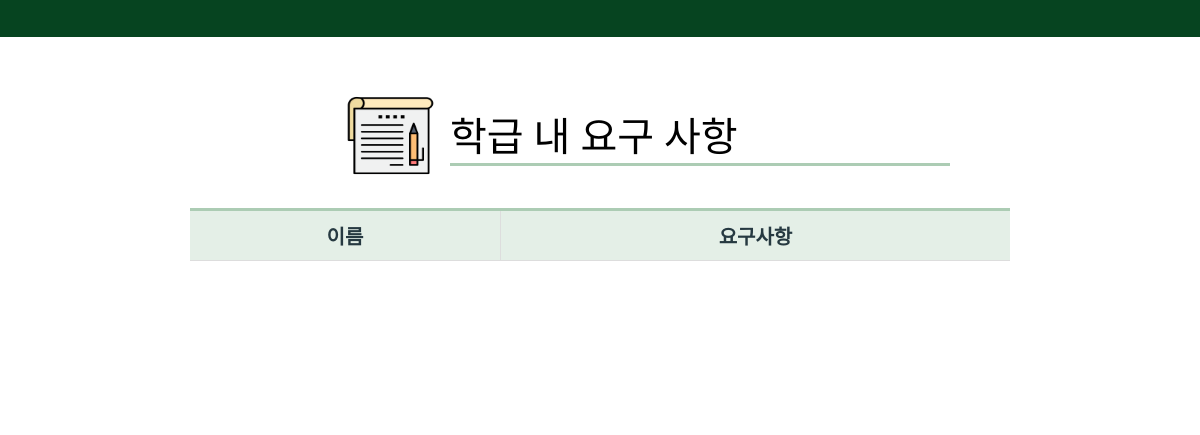
Page /requirement on the earlier database version.
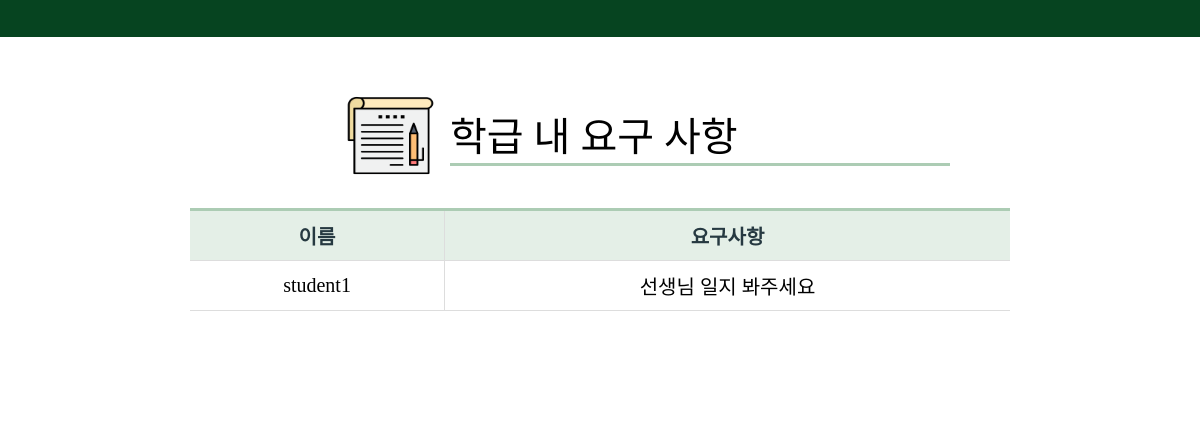
Same page on the later database version.
### administrator/models.py (models this page shows, shortened)
class Requirements(models.Model):
    student = models.ForeignKey(Student, on_delete=models.CASCADE, null=False)
    content = models.TextField(null=False)
    created_date = models.DateTimeField(auto_now_add=True)

class Student(models.Model):
    name = models.CharField(max_length=20, null=False)
    point =  models.IntegerField( null=True, blank=True)
    point_used = models.IntegerField( null=True, blank=True)

### administrator/views.py (the view)
# urls.py: path('requirement', views.RequirementView.as_view(), name='requirement'),
class RequirementView(ListView):
    template_name = 'administrator/requirement/request.html'
    model = Requirements

### administrator/templates/administrator/requirement/request.html (shortened to what this page needs)
{% extends 'administrator/observation/student.html' %}
{% load static %}
{% block title %}
    <link rel="stylesheet" href="{% static 'All.css' %}" />
{% endblock title %}
{% block subject %}
    <h1>학급 내 요구 사항</h1>
{% endblock subject %}
{% block top %}
    <img id="topImg" src="{%static 'requirement/list.png' %}"/>
{% endblock top %}
{% block table %}
    <th >이름</th>
    <th >요구사항</th>
{% endblock table %}
{% block data %}
{% for object in object_list %}
    <tr>
        <td>{{ object.student.name }}</td>
        <td>{{ object.content }}</td>
    </tr>
{% endfor %}
{% endblock data %}

### administrator/templates/administrator/observation/student.html (shortened to what this page needs)
{% load static %}
<!DOCTYPE html>
<html>
<head>
    {% block title %}{% endblock title %}
</head>
<body>
    <div class="design">
        <div id="student_list">
             <header>
            </header>
            <div id="head">
            {% block subject %}{% endblock subject %}
        </div>
        <div id="top">
            {% block top %}{% endblock top %}
         </div>
    </div>
   <table class="table">
        <thead>
             <tr>
                {% block table %}{% endblock table %}
            </tr>
            {% block data %}{% endblock data %}
            <tbody id="myTable"> </tbody>
        </thead>
    </table>
</body>
</html>

### administrator/static/All.css (style rules this page uses)
body { display: flex; justify-content: center; align-items: center; background: rgb(255, 255, 255); overflow:hidden; }
header { position: fixed !important; width: 100%; justify-content: center; align-items: center; width:100%; height:50px; left:0px; top:-13px; background-color: rgb(6, 68, 32); position: relative; }
h1 { position:relative; font-size:40px; color: rgb(0, 0, 0); font-weight:500; top:70px; left:100px; margin-left: auto; margin-right: auto; width:500px; border-bottom:3px solid rgb(172, 204, 180); z-index:0; }
#top { position:relative }
#topImg { position:relative; display:block; margin:auto; width:95px; height:85px; left:-210px; top:-30px; border-bottom:2px; z-index:2; }
.table { position:relative; width:820px; height:200px; top:0px; font-size:20px; margin-left: auto; margin-right: auto; text-align:center; border-collapse: collapse; border-top: 3px solid rgb(172, 204, 180); }
.table th { color: rgb(38, 57, 65); background: rgb(228, 239, 231); text-align: center; }
.table th, .table td { padding: 10px; border: 1px solid #ddd; }
.table th:first-child, .table td:first-child { border-left: 0; }
.table th:last-child, .table td:last-child { border-right: 0; }
.table tr td:first-child { text-align: center; }

Differences in the rows shown:
added Requirements: student.name "student1", content "선생님 일지 봐주세요"
